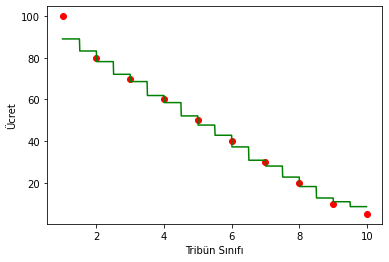

Write Python code to recreate this figure.
# -*- coding: utf-8 -*-
"""
Created on Wed Mar 10 10:01:18 2021

@author: MURAT
"""

import pandas as pd
import matplotlib.pyplot as plt
import numpy as np
from sklearn.ensemble import RandomForestRegressor


df = pd.read_csv("random forest regression dataset.csv",sep=";",header=None)

x = df.iloc[:,0].values.reshape(-1,1)

y = df.iloc[:,1].values.reshape(-1,1)


rf = RandomForestRegressor(n_estimators=100,random_state=(42))

rf.fit(x,y)


x_=  np.arange(min(x),max(x),0.01).reshape(-1,1)

y_head=rf.predict(x_)

plt.scatter(x, y, color="red")
plt.plot(x_,y_head,color="green")

plt.xlabel("Tribün Sınıfı")
plt.ylabel("Ücret")


plt.show()
